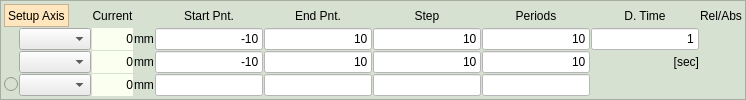
         <widget class="QFrame" name="frame_17">
          <property name="sizePolicy">
           <sizepolicy hsizetype="Expanding" vsizetype="Preferred">
            <horstretch>8</horstretch>
            <verstretch>0</verstretch>
           </sizepolicy>
          </property>
          <property name="styleSheet">
           <string notr="true">background-color: rgb(215, 225, 210);</string>
          </property>
          <property name="frameShape">
           <enum>QFrame::StyledPanel</enum>
          </property>
          <property name="frameShadow">
           <enum>QFrame::Raised</enum>
          </property>
          <layout class="QGridLayout" name="gridLayout_64">
           <property name="leftMargin">
            <number>3</number>
           </property>
           <property name="topMargin">
            <number>3</number>
           </property>
           <property name="rightMargin">
            <number>3</number>
           </property>
           <property name="bottomMargin">
            <number>3</number>
           </property>
           <property name="spacing">
            <number>1</number>
           </property>
           <item row="3" column="3">
            <widget class="QLabel" name="S2DUnit3">
             <property name="text">
              <string>mm</string>
             </property>
            </widget>
           </item>
           <item row="3" column="0">
            <widget class="QRadioButton" name="S2DUse3rdAxF">
             <property name="text">
              <string/>
             </property>
            </widget>
           </item>
           <item row="0" column="0" colspan="2">
            <widget class="QLabel" name="label_128">
             <property name="sizePolicy">
              <sizepolicy hsizetype="Maximum" vsizetype="Preferred">
               <horstretch>0</horstretch>
               <verstretch>0</verstretch>
              </sizepolicy>
             </property>
             <property name="styleSheet">
              <string notr="true">background-color: rgb(255, 230,190);</string>
             </property>
             <property name="frameShape">
              <enum>QFrame::StyledPanel</enum>
             </property>
             <property name="frameShadow">
              <enum>QFrame::Raised</enum>
             </property>
             <property name="text">
              <string>Setup Axis</string>
             </property>
            </widget>
           </item>
           <item row="2" column="8">
            <widget class="QLabel" name="label_96">
             <property name="text">
              <string>  [sec]</string>
             </property>
             <property name="alignment">
              <set>Qt::AlignRight|Qt::AlignTrailing|Qt::AlignVCenter</set>
             </property>
            </widget>
           </item>
           <item row="1" column="9">
            <widget class="RelAbs" name="S2DRelAbs1">
             <property name="frameShape">
              <enum>QFrame::NoFrame</enum>
             </property>
             <property name="frameShadow">
              <enum>QFrame::Raised</enum>
             </property>
            </widget>
           </item>
           <item row="2" column="9">
            <widget class="RelAbs" name="S2DRelAbs2">
             <property name="frameShape">
              <enum>QFrame::NoFrame</enum>
             </property>
             <property name="frameShadow">
              <enum>QFrame::Raised</enum>
             </property>
            </widget>
           </item>
           <item row="3" column="9">
            <widget class="RelAbs" name="S2DRelAbs3">
             <property name="frameShape">
              <enum>QFrame::NoFrame</enum>
             </property>
             <property name="frameShadow">
              <enum>QFrame::Raised</enum>
             </property>
            </widget>
           </item>
           <item row="0" column="4">
            <widget class="QLabel" name="label_114">
             <property name="text">
              <string>Start Pnt.</string>
             </property>
             <property name="alignment">
              <set>Qt::AlignCenter</set>
             </property>
            </widget>
           </item>
           <item row="0" column="5">
            <widget class="QLabel" name="label_118">
             <property name="text">
              <string>End Pnt.</string>
             </property>
             <property name="alignment">
              <set>Qt::AlignCenter</set>
             </property>
            </widget>
           </item>
           <item row="0" column="2">
            <widget class="QLabel" name="label_28">
             <property name="text">
              <string>Current</string>
             </property>
             <property name="alignment">
              <set>Qt::AlignCenter</set>
             </property>
            </widget>
           </item>
           <item row="0" column="6">
            <widget class="QLabel" name="label_119">
             <property name="text">
              <string>Step</string>
             </property>
             <property name="alignment">
              <set>Qt::AlignCenter</set>
             </property>
            </widget>
           </item>
           <item row="0" column="7">
            <widget class="QLabel" name="label_120">
             <property name="text">
              <string>Periods</string>
             </property>
             <property name="alignment">
              <set>Qt::AlignCenter</set>
             </property>
            </widget>
           </item>
           <item row="0" column="8">
            <widget class="QLabel" name="label_121">
             <property name="text">
              <string>D. Time</string>
             </property>
             <property name="alignment">
              <set>Qt::AlignCenter</set>
             </property>
            </widget>
           </item>
           <item row="1" column="1">
            <widget class="QComboBox" name="S2DAx1">
             <property name="sizePolicy">
              <sizepolicy hsizetype="Maximum" vsizetype="Fixed">
               <horstretch>1</horstretch>
               <verstretch>0</verstretch>
              </sizepolicy>
             </property>
             <property name="styleSheet">
              <string notr="true">background-color: rgb(235, 235, 235);</string>
             </property>
            </widget>
           </item>
           <item row="1" column="2">
            <widget class="QLabel" name="S2DCurPos1">
             <property name="minimumSize">
              <size>
               <width>0</width>
               <height>19</height>
              </size>
             </property>
             <property name="styleSheet">
              <string notr="true">background-color: rgb(250, 255, 240);</string>
             </property>
             <property name="text">
              <string>0</string>
             </property>
             <property name="alignment">
              <set>Qt::AlignRight|Qt::AlignTrailing|Qt::AlignVCenter</set>
             </property>
            </widget>
           </item>
           <item row="1" column="3">
            <widget class="QLabel" name="S2DUnit1">
             <property name="text">
              <string>mm</string>
             </property>
            </widget>
           </item>
           <item row="1" column="4">
            <widget class="QLineEdit" name="S2DStartP1">
             <property name="sizePolicy">
              <sizepolicy hsizetype="Expanding" vsizetype="Fixed">
               <horstretch>3</horstretch>
               <verstretch>0</verstretch>
              </sizepolicy>
             </property>
             <property name="toolTip">
              <string>&lt;html&gt;&lt;head/&gt;&lt;body&gt;&lt;p&gt;For the 1st axis, the measurement will be conducted while the axis is moving from a point to the next.&lt;/p&gt;&lt;p&gt;So that, the number of the measurements will be the same as the 'periods'.&lt;/p&gt;&lt;p&gt;However, for the 2nd and 3rd axes, the measurement will conducted at each point.&lt;/p&gt;&lt;p&gt;So that, the number of the measurements will be 'periods + 1'.&lt;/p&gt;&lt;/body&gt;&lt;/html&gt;</string>
             </property>
             <property name="styleSheet">
              <string notr="true">background-color: rgb(255, 255, 255);</string>
             </property>
             <property name="text">
              <string>-10</string>
             </property>
             <property name="alignment">
              <set>Qt::AlignRight|Qt::AlignTrailing|Qt::AlignVCenter</set>
             </property>
            </widget>
           </item>
           <item row="1" column="5">
            <widget class="QLineEdit" name="S2DEndP1">
             <property name="sizePolicy">
              <sizepolicy hsizetype="Expanding" vsizetype="Fixed">
               <horstretch>3</horstretch>
               <verstretch>0</verstretch>
              </sizepolicy>
             </property>
             <property name="toolTip">
              <string>&lt;html&gt;&lt;head/&gt;&lt;body&gt;&lt;p&gt;For the 1st axis, the measurement will be conducted while the axis is moving from a point to the next.&lt;/p&gt;&lt;p&gt;So that, the number of the measurements will be the same as the 'periods'.&lt;/p&gt;&lt;p&gt;However, for the 2nd and 3rd axes, the measurement will conducted at each point.&lt;/p&gt;&lt;p&gt;So that, the number of the measurements will be 'periods + 1'.&lt;/p&gt;&lt;/body&gt;&lt;/html&gt;</string>
             </property>
             <property name="styleSheet">
              <string notr="true">background-color: rgb(255, 255, 255);</string>
             </property>
             <property name="text">
              <string>10</string>
             </property>
             <property name="alignment">
              <set>Qt::AlignRight|Qt::AlignTrailing|Qt::AlignVCenter</set>
             </property>
            </widget>
           </item>
           <item row="1" column="6">
            <widget class="QLineEdit" name="S2DStep1">
             <property name="sizePolicy">
              <sizepolicy hsizetype="Expanding" vsizetype="Fixed">
               <horstretch>3</horstretch>
               <verstretch>0</verstretch>
              </sizepolicy>
             </property>
             <property name="toolTip">
              <string>&lt;html&gt;&lt;head/&gt;&lt;body&gt;&lt;p&gt;For the 1st axis, the measurement will be conducted while the axis is moving from a point to the next.&lt;/p&gt;&lt;p&gt;So that, the number of the measurements will be the same as the 'periods'.&lt;/p&gt;&lt;p&gt;However, for the 2nd and 3rd axes, the measurement will conducted at each point.&lt;/p&gt;&lt;p&gt;So that, the number of the measurements will be 'periods + 1'.&lt;/p&gt;&lt;/body&gt;&lt;/html&gt;</string>
             </property>
             <property name="styleSheet">
              <string notr="true">background-color: rgb(255, 255, 255);</string>
             </property>
             <property name="text">
              <string>10</string>
             </property>
             <property name="alignment">
              <set>Qt::AlignRight|Qt::AlignTrailing|Qt::AlignVCenter</set>
             </property>
            </widget>
           </item>
           <item row="1" column="8">
            <widget class="QLineEdit" name="S2DTime1">
             <property name="sizePolicy">
              <sizepolicy hsizetype="Expanding" vsizetype="Fixed">
               <horstretch>3</horstretch>
               <verstretch>0</verstretch>
              </sizepolicy>
             </property>
             <property name="toolTip">
              <string>&lt;html&gt;&lt;head/&gt;&lt;body&gt;&lt;p&gt;On 'Step' and 'Quasi Continuous' scan, the dwell time is a time to measre each one point.&lt;/p&gt;&lt;p&gt;On 'Real Continuous' scan, the dwell time is a time to scan 1 line along 1st axis.&lt;/p&gt;&lt;/body&gt;&lt;/html&gt;</string>
             </property>
             <property name="styleSheet">
              <string notr="true">background-color: rgb(255, 255, 255);</string>
             </property>
             <property name="text">
              <string>1</string>
             </property>
             <property name="alignment">
              <set>Qt::AlignRight|Qt::AlignTrailing|Qt::AlignVCenter</set>
             </property>
            </widget>
           </item>
           <item row="2" column="1">
            <widget class="QComboBox" name="S2DAx2">
             <property name="sizePolicy">
              <sizepolicy hsizetype="Maximum" vsizetype="Fixed">
               <horstretch>1</horstretch>
               <verstretch>0</verstretch>
              </sizepolicy>
             </property>
             <property name="styleSheet">
              <string notr="true">background-color: rgb(235, 235, 235);</string>
             </property>
            </widget>
           </item>
           <item row="2" column="2">
            <widget class="QLabel" name="S2DCurPos2">
             <property name="minimumSize">
              <size>
               <width>0</width>
               <height>19</height>
              </size>
             </property>
             <property name="styleSheet">
              <string notr="true">background-color: rgb(250, 255, 240);</string>
             </property>
             <property name="text">
              <string>0</string>
             </property>
             <property name="alignment">
              <set>Qt::AlignRight|Qt::AlignTrailing|Qt::AlignVCenter</set>
             </property>
            </widget>
           </item>
           <item row="2" column="3">
            <widget class="QLabel" name="S2DUnit2">
             <property name="text">
              <string>mm</string>
             </property>
            </widget>
           </item>
           <item row="2" column="4">
            <widget class="QLineEdit" name="S2DStartP2">
             <property name="sizePolicy">
              <sizepolicy hsizetype="Expanding" vsizetype="Fixed">
               <horstretch>3</horstretch>
               <verstretch>0</verstretch>
              </sizepolicy>
             </property>
             <property name="toolTip">
              <string>&lt;html&gt;&lt;head/&gt;&lt;body&gt;&lt;p&gt;For the 2nd and 3rd axes, the measurement will conducted at each point.&lt;/p&gt;&lt;p&gt;So that, the number of the measurements will be 'periods + 1'.&lt;/p&gt;&lt;p&gt;However, for the 1st axis, the measurement will be conducted while the axis is moving from a point to the next.&lt;/p&gt;&lt;p&gt;So that, the number of the measurements will be the same as the 'periods'.&lt;/p&gt;&lt;p&gt;&lt;br/&gt;&lt;/p&gt;&lt;/body&gt;&lt;/html&gt;</string>
             </property>
             <property name="styleSheet">
              <string notr="true">background-color: rgb(255, 255, 255);</string>
             </property>
             <property name="text">
              <string>-10</string>
             </property>
             <property name="alignment">
              <set>Qt::AlignRight|Qt::AlignTrailing|Qt::AlignVCenter</set>
             </property>
            </widget>
           </item>
           <item row="2" column="5">
            <widget class="QLineEdit" name="S2DEndP2">
             <property name="sizePolicy">
              <sizepolicy hsizetype="Expanding" vsizetype="Fixed">
               <horstretch>3</horstretch>
               <verstretch>0</verstretch>
              </sizepolicy>
             </property>
             <property name="toolTip">
              <string>&lt;html&gt;&lt;head/&gt;&lt;body&gt;&lt;p&gt;For the 2nd and 3rd axes, the measurement will conducted at each point.&lt;/p&gt;&lt;p&gt;So that, the number of the measurements will be 'periods + 1'.&lt;/p&gt;&lt;p&gt;However, for the 1st axis, the measurement will be conducted while the axis is moving from a point to the next.&lt;/p&gt;&lt;p&gt;So that, the number of the measurements will be the same as the 'periods'.&lt;/p&gt;&lt;p&gt;&lt;br/&gt;&lt;/p&gt;&lt;/body&gt;&lt;/html&gt;</string>
             </property>
             <property name="styleSheet">
              <string notr="true">background-color: rgb(255, 255, 255);</string>
             </property>
             <property name="text">
              <string>10</string>
             </property>
             <property name="alignment">
              <set>Qt::AlignRight|Qt::AlignTrailing|Qt::AlignVCenter</set>
             </property>
            </widget>
           </item>
           <item row="2" column="6">
            <widget class="QLineEdit" name="S2DStep2">
             <property name="sizePolicy">
              <sizepolicy hsizetype="Expanding" vsizetype="Fixed">
               <horstretch>3</horstretch>
               <verstretch>0</verstretch>
              </sizepolicy>
             </property>
             <property name="toolTip">
              <string>&lt;html&gt;&lt;head/&gt;&lt;body&gt;&lt;p&gt;For the 2nd and 3rd axes, the measurement will conducted at each point.&lt;/p&gt;&lt;p&gt;So that, the number of the measurements will be 'periods + 1'.&lt;/p&gt;&lt;p&gt;However, for the 1st axis, the measurement will be conducted while the axis is moving from a point to the next.&lt;/p&gt;&lt;p&gt;So that, the number of the measurements will be the same as the 'periods'.&lt;/p&gt;&lt;p&gt;&lt;br/&gt;&lt;/p&gt;&lt;/body&gt;&lt;/html&gt;</string>
             </property>
             <property name="styleSheet">
              <string notr="true">background-color: rgb(255, 255, 255);</string>
             </property>
             <property name="text">
              <string>10</string>
             </property>
             <property name="alignment">
              <set>Qt::AlignRight|Qt::AlignTrailing|Qt::AlignVCenter</set>
             </property>
            </widget>
           </item>
           <item row="2" column="7">
            <widget class="QLineEdit" name="S2DPoints2">
             <property name="sizePolicy">
              <sizepolicy hsizetype="Expanding" vsizetype="Fixed">
               <horstretch>3</horstretch>
               <verstretch>0</verstretch>
              </sizepolicy>
             </property>
             <property name="toolTip">
              <string>&lt;html&gt;&lt;head/&gt;&lt;body&gt;&lt;p&gt;For the 2nd and 3rd axes, the measurement will conducted at each point.&lt;/p&gt;&lt;p&gt;So that, the number of the measurements will be 'periods + 1'.&lt;/p&gt;&lt;p&gt;However, for the 1st axis, the measurement will be conducted while the axis is moving from a point to the next.&lt;/p&gt;&lt;p&gt;So that, the number of the measurements will be the same as the 'periods'.&lt;/p&gt;&lt;p&gt;&lt;br/&gt;&lt;/p&gt;&lt;/body&gt;&lt;/html&gt;</string>
             </property>
             <property name="styleSheet">
              <string notr="true">background-color: rgb(255, 255, 255);</string>
             </property>
             <property name="text">
              <string>10</string>
             </property>
             <property name="alignment">
              <set>Qt::AlignRight|Qt::AlignTrailing|Qt::AlignVCenter</set>
             </property>
            </widget>
           </item>
           <item row="3" column="1">
            <widget class="QComboBox" name="S2DAx3">
             <property name="sizePolicy">
              <sizepolicy hsizetype="Maximum" vsizetype="Fixed">
               <horstretch>1</horstretch>
               <verstretch>0</verstretch>
              </sizepolicy>
             </property>
             <property name="styleSheet">
              <string notr="true">background-color: rgb(235, 235, 235);</string>
             </property>
            </widget>
           </item>
           <item row="3" column="2">
            <widget class="QLabel" name="S2DCurPos3">
             <property name="minimumSize">
              <size>
               <width>0</width>
               <height>19</height>
              </size>
             </property>
             <property name="styleSheet">
              <string notr="true">background-color: rgb(250, 255, 240);</string>
             </property>
             <property name="text">
              <string>0</string>
             </property>
             <property name="alignment">
              <set>Qt::AlignRight|Qt::AlignTrailing|Qt::AlignVCenter</set>
             </property>
            </widget>
           </item>
           <item row="3" column="4">
            <widget class="QLineEdit" name="S2DStartP3">
             <property name="sizePolicy">
              <sizepolicy hsizetype="Expanding" vsizetype="Fixed">
               <horstretch>3</horstretch>
               <verstretch>0</verstretch>
              </sizepolicy>
             </property>
             <property name="styleSheet">
              <string notr="true">background-color: rgb(255, 255, 255);</string>
             </property>
             <property name="alignment">
              <set>Qt::AlignRight|Qt::AlignTrailing|Qt::AlignVCenter</set>
             </property>
            </widget>
           </item>
           <item row="3" column="5">
            <widget class="QLineEdit" name="S2DEndP3">
             <property name="sizePolicy">
              <sizepolicy hsizetype="Expanding" vsizetype="Fixed">
               <horstretch>3</horstretch>
               <verstretch>0</verstretch>
              </sizepolicy>
             </property>
             <property name="styleSheet">
              <string notr="true">background-color: rgb(255, 255, 255);</string>
             </property>
             <property name="alignment">
              <set>Qt::AlignRight|Qt::AlignTrailing|Qt::AlignVCenter</set>
             </property>
            </widget>
           </item>
           <item row="3" column="6">
            <widget class="QLineEdit" name="S2DStep3">
             <property name="sizePolicy">
              <sizepolicy hsizetype="Expanding" vsizetype="Fixed">
               <horstretch>3</horstretch>
               <verstretch>0</verstretch>
              </sizepolicy>
             </property>
             <property name="styleSheet">
              <string notr="true">background-color: rgb(255, 255, 255);</string>
             </property>
             <property name="alignment">
              <set>Qt::AlignRight|Qt::AlignTrailing|Qt::AlignVCenter</set>
             </property>
            </widget>
           </item>
           <item row="3" column="7">
            <widget class="QLineEdit" name="S2DPoints3">
             <property name="sizePolicy">
              <sizepolicy hsizetype="Expanding" vsizetype="Fixed">
               <horstretch>3</horstretch>
               <verstretch>0</verstretch>
              </sizepolicy>
             </property>
             <property name="styleSheet">
              <string notr="true">background-color: rgb(255, 255, 255);</string>
             </property>
             <property name="alignment">
              <set>Qt::AlignRight|Qt::AlignTrailing|Qt::AlignVCenter</set>
             </property>
            </widget>
           </item>
           <item row="0" column="9">
            <widget class="QLabel" name="label_125">
             <property name="text">
              <string>Rel/Abs</string>
             </property>
             <property name="alignment">
              <set>Qt::AlignCenter</set>
             </property>
            </widget>
           </item>
           <item row="1" column="7">
            <widget class="QLineEdit" name="S2DPoints1">
             <property name="sizePolicy">
              <sizepolicy hsizetype="Expanding" vsizetype="Fixed">
               <horstretch>3</horstretch>
               <verstretch>0</verstretch>
              </sizepolicy>
             </property>
             <property name="toolTip">
              <string>&lt;html&gt;&lt;head/&gt;&lt;body&gt;&lt;p&gt;For the 1st axis, the measurement will be conducted while the axis is moving from a point to the next.&lt;/p&gt;&lt;p&gt;So that, the number of the measurements will be the same as the 'periods'.&lt;/p&gt;&lt;p&gt;However, for the 2nd and 3rd axes, the measurement will conducted at each point.&lt;/p&gt;&lt;p&gt;So that, the number of the measurements will be 'periods + 1'.&lt;/p&gt;&lt;/body&gt;&lt;/html&gt;</string>
             </property>
             <property name="styleSheet">
              <string notr="true">background-color: rgb(255, 255, 255);</string>
             </property>
             <property name="text">
              <string>10</string>
             </property>
             <property name="alignment">
              <set>Qt::AlignRight|Qt::AlignTrailing|Qt::AlignVCenter</set>
             </property>
            </widget>
           </item>
          </layout>
         </widget>
